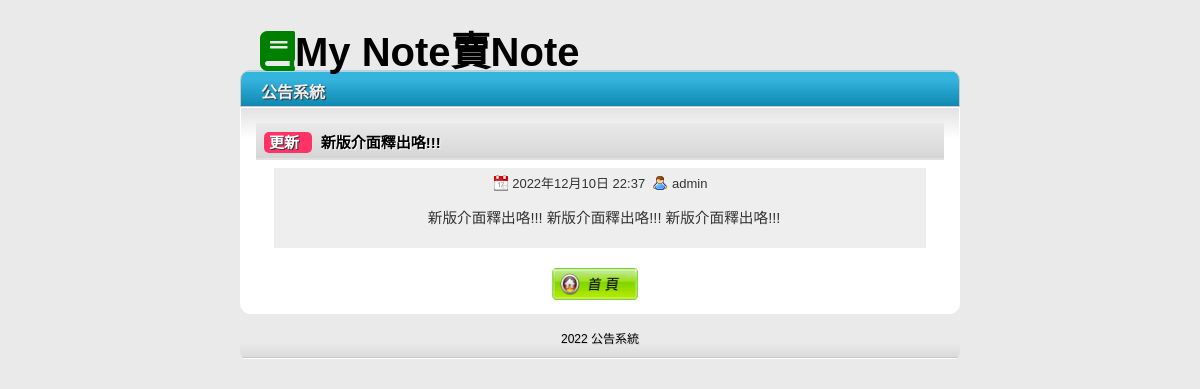
Page /news/detail/27/ on the committed database.
### newsadmapp/models.py (models this page shows, shortened)
class NewsUnit(models.Model):
    GENRE_CHOICES = (
        ('更新', '更新'),
        ('活動', '活動'),
        ('其他', '其他'),
        ('公告', '公告'),
    )
    catego = models.CharField("類別", max_length=10, null=False, choices=GENRE_CHOICES)
    nickname = models.CharField("新增者", max_length=20, null=False)
    title = models.CharField("標題", max_length=50, null=False)
    message = models.TextField("訊息", null=False)
    pubtime = models.DateTimeField("公告時間", auto_now=True)
    enabled = models.BooleanField("啟用狀態", default=False)
    press = models.IntegerField("點擊次數", default=0)

### newsadmapp/views.py (the view)
# urls.py: path('detail/<int:detailid>/', views.detail),
def detail(request, detailid=None):  #詳細頁面
	unit = models.NewsUnit.objects.get(id=detailid)
	category = unit.catego
	title = unit.title
	pubtime = unit.pubtime
	nickname = unit.nickname
	message = unit.message
	unit.press += 1
	unit.save()
	return render(request, "news/detail.html", locals())

### templates/news/detail.html
{% extends "news/base.html" %}
{% load static %}
{% block content %}
		<div class="contentbox">
			<table width="100%">
			<tr>
			  <th align="left"><span class="typeblock">{{category}}&nbsp;&nbsp;</span>&nbsp;&nbsp;{{title}}</th>
			</tr>
			<tr>
			  <td><span class="newsinfo">
				<img src="{% static "images/date.png" %}" alt="" width="16" height="16" />&nbsp;{{pubtime}}
				&nbsp;<img src="{% static "images/user.png" %}" alt="" width="16" height="16" />&nbsp;{{nickname}}
				<p>&nbsp;&nbsp;{{message}}</p>
			  </td>
			</tr>
			</table>
			<div class="topfunction">
				<a href="/news/newsindex/3/" title="返回首頁">
				<img src="{% static "images/home.png" %}" alt="返回首頁" width="86" height="32" /></a>
			</div>
		</div>
{% endblock %}

### static/css/news_style.css (style rules this page uses)
html, body { height: 100%; }
body { height: 100%; font-family: Arial, Helvetica, sans-serif; font-size: 13px; margin: 0; padding: 0; background:#eaeaea }
p { padding: 0; font-size: 11pt; line-height: 150%; }
img { border: none; }
table { border-collapse: collapse; }
th,td { padding: 8px; }
th { background: #E0E0E0 url(images/bg_th.png) repeat-x top; text-shadow: 1px 1px 1px #fff; font-size: 15px; }
.topfunction { height: 30px; margin-top: 12px; margin-right: auto; margin-left: auto; text-align: center; }
.topfunction img { margin-right: 10px; }
.contentbox { overflow: auto; border: 1px solid #fff; padding: 15px; background: #fff url(images/bg_fade_med.png) repeat-x top; border-bottom-left-radius: 10px; border-bottom-right-radius: 10px; -moz-border-radius-bottomright: 10px; -moz-border-radius-bottomleft: 10px; }
.typeblock { color: #FFF; background-color: #F36; padding: 2px 5px; text-align: center; text-shadow: 1px 1px #333; border-radius: 5px; }
.newsinfo { color: #333; background-color: #EEE; padding: 5px 10px; margin: 0px 10px; display: block; text-align: center; }
.newsinfo * { vertical-align: text-bottom; }

### rows in the picture
NewsUnit: catego "更新", title "新版介面釋出咯!!!", pubtime "2022年12月10日 22:37", nickname "admin", message "新版介面釋出咯!!! 新版介面釋出咯!!! 新版介面釋出咯!!!"
